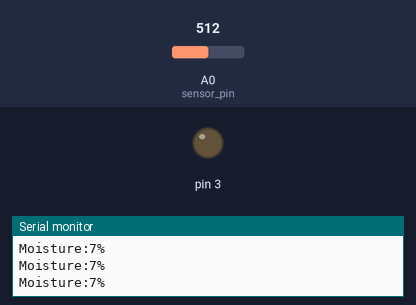
The sketch below on a simulated Arduino Uno, built with avr-gcc and run on an emulated ATmega328P. Shown: output pins drawn as LEDs (lit = HIGH), the last lines printed to the serial monitor. The test bench sets the inputs (shaded band); at power-on: A0 (sensor_pin) = 512.

Above: at 3.2 s.
3.3 s: A0 (sensor_pin) set to 545
4.8 s: A0 (sensor_pin) set to 571
At 5.8 s:
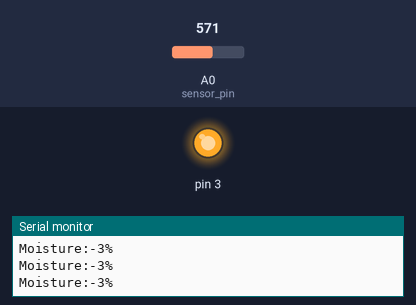
6.4 s: A0 (sensor_pin) set to 511
At 7.1 s:
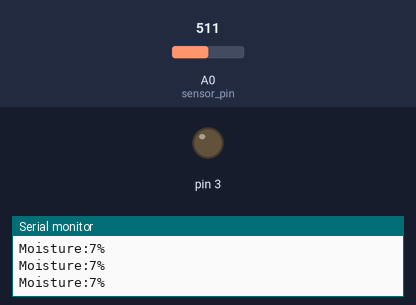
8.0 s: A0 (sensor_pin) set to 716
At 8.5 s:
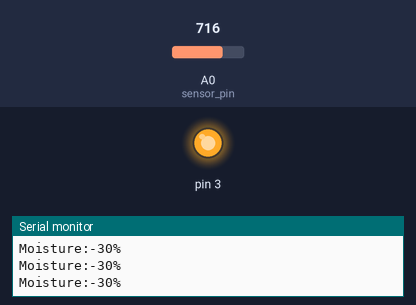
Timing chart, 0 to 10.6 s (numbered marks = the images above; inputs shaded):
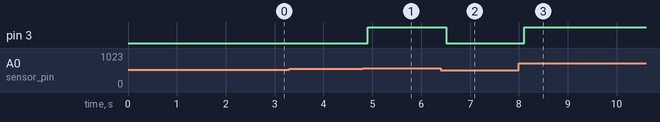

Measured:
- the behaviour switches between 555 and 556 on A0 (sensor_pin) (found by bisection; images 0 and 1)
- after the input at 4.8 s, pin 3: LOW → HIGH after 0.11 s
- after the input at 6.4 s, pin 3: HIGH → LOW after 0.11 s
- after the input at 8.0 s, pin 3: LOW → HIGH after 0.11 s

The sketch:

Automatic_Plant_Watering_System.ino
```cpp
int sensor_pin = A0;
int output_value;

void setup(){
  pinMode(3, OUTPUT);
  Serial.begin(9600);
  Serial.println("Reading from the Moisture sensor…");
  delay(2000);
}

void loop()
{
  output_value= analogRead (sensor_pin);
  output_value= map (output_value,550,10,0,100);
  Serial.print("Moisture:");
  Serial.print(output_value);
  Serial.println("%");

  if (output_value < 0)
  {
    delay(100);
    digitalWrite(3, HIGH);
  }

  else
  {
    delay(100);
    digitalWrite(3,LOW);
  }

  delay(100);
}
```
